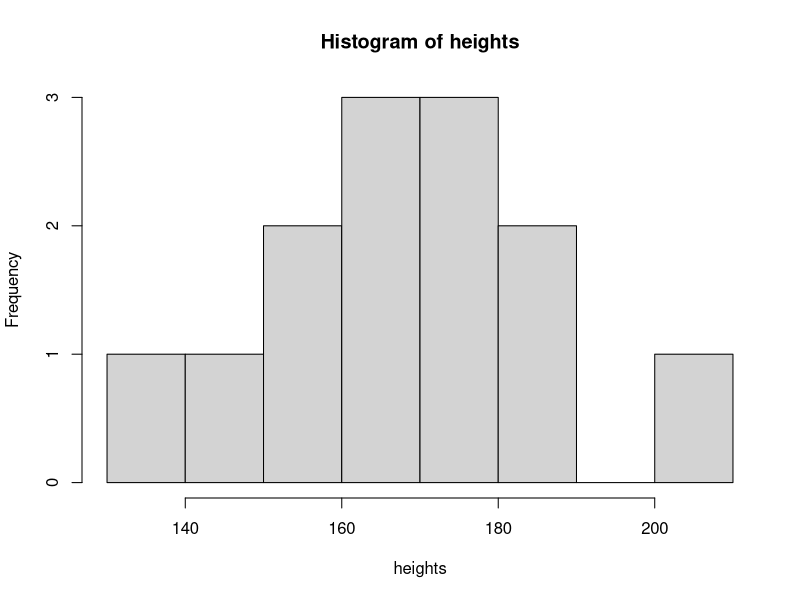
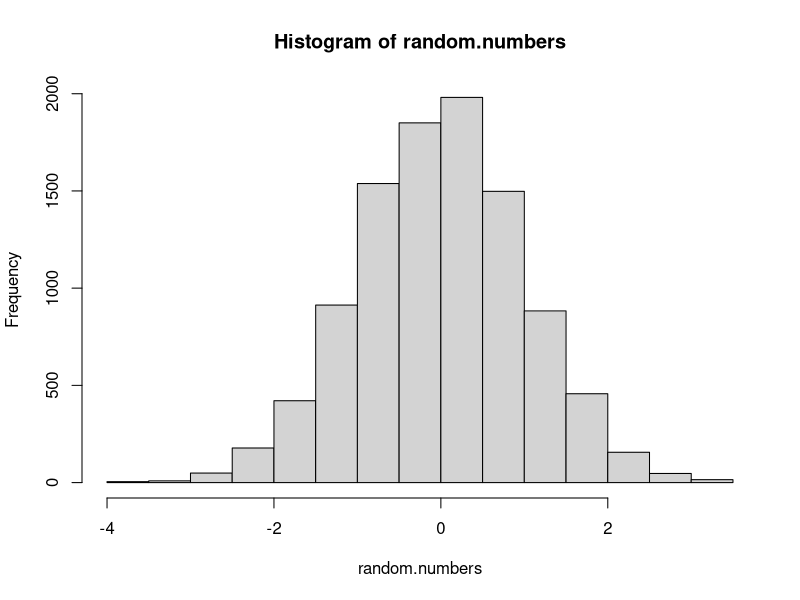

Reproduce these figures in R, in order. (Note: this script raises an error after producing the figures.)
## ---- chunk 1
# ignore all this for the moment; it will be explained below
knitr::opts_chunk$set(echo = TRUE, collapse=TRUE, cache=TRUE)
## ---- chunk 2
head(mtcars)
## ---- chunk 3
meaning.of.life <- 42
## ---- chunk 4
meaning.of.life <- 42
meaning.of.life
## ---- chunk 5
one.score <- 20
four.score.years.and.ten <- one.score * 4 + 10
print(four.score.years.and.ten)
## ---- chunk 6
# this is a vector of heights, in cm
heights <- c(203, 148, 156, 158, 167, 162, 172, 164, 172, 187, 134, 182, 175)
heights
## ---- chunk 7
names <- c("Ben", "Joe", "Sue", "Rosa")
names
## ---- chunk 8
my.vector <- c(10, 20, 30, 40)
## ---- chunk 9
my.vector
## ---- chunk 10
my.vector[1]
## ---- chunk 11
elements.to.grab <- c(4, 5)
heights[elements.to.grab]
## ---- chunk 12
first.two.elements <- heights[c(1, 2)]
first.two.elements
## ---- chunk 13
mean(heights)
## ---- chunk 14
length(heights)
median(heights)
sd(heights)
min(heights)
max(heights)
range(heights)
IQR(heights)
## ---- chunk 15
height.quantiles <- quantile(heights)
height.quantiles
## ---- chunk 16
# grab the third element
height.quantiles[3]

# assign the first element to a variable
min.height <- height.quantiles[1]
min.height
## ---- chunk 17
hist(heights)
## ---- chunk 18
# these are the raw values
heights

# takes the sqrt of each value and returns a vector of all the square roots
sqrt(heights)
## ---- chunk 19
heights / 100
## ---- chunk 20
paste("Once", "upon", "a", "time")
## ---- chunk 21
bottles <- c(100, 99, 98, "...")
paste(bottles, "green bottles hanging on the wall")
## ---- chunk 22
1:10
## ---- chunk 23
# make a sequence, specifying the interval between them
seq(from=0.1, to=2, by=.1)
## ---- chunk 24
# 10 uniformly distributed random numbers between 0 and 1
runif(10)

# 1,000 uniformly distributed random numbers between 1 and 100
my.numbers <- runif(1000, 1, 10)

# 10 random-normal numbers with mean 10 and SD=1
rnorm(10, mean=10)

# 10 random-normal numbers with mean 10 and SD=5
rnorm(10, 10, 5)
## ---- chunk 25
random.numbers <- rnorm(10000)
hist(random.numbers)
## ---- chunk 26
# repeat something N times
rep("Apple pie", 10)
## ---- chunk 27
# repeat a short vector, combining into a single longer vector
rep(c("Custard", "Gravy"), 5)
## ---- chunk 28
# make a sequence and then sort it
countdown <- 100:1
sort(countdown)
## ---- chunk 29
# generate some random data (here, ages in years)
ages <- round(rnorm(10, mean=40, sd=10))

# get the rank order of elements (i.e. what their positions would be if the vector was sorted)
ages
rank(ages, ties.method="first")
## ---- chunk 30
# you could even label the vector of ages if you wanted
labels <- paste("Position:", rank(ages, ties.method="first"))
names(ages) <- labels
ages
## ---- chunk 31
# return the unique values in a vector
unique( rep(1:10, 100) )
## ---- chunk 32
confusing.vector <- c(1, 2, 3, "Wibble")
first.element <- confusing.vector[1]
sqrt(first.element)
## ---- chunk 33
typeof(1:10)
typeof(runif(10))
typeof(c(1, 2, "Wibble"))
## ---- chunk 34
my.list <- list(2, 2, "Wibble")
## ---- chunk 35
my.list[[1]]
## ---- chunk 36
my.list[[1]] * my.list[[2]]
## ---- chunk 37
my.party <- list(number.guests=8, when="Friday", drinks = c("Juice", "Beer", "Whisky"))
## ---- chunk 38
my.party$when
## ---- chunk 39
my.party$drinks[1]
## ---- chunk 40
sqrt(1:10) * 10
## ---- chunk 41
library(ggplot2)
## ---- chunk 42
qplot(mtcars$mpg)
## ---- chunk 43
Hmisc::hist.data.frame(mtcars)
## ---- chunk 44
library(dplyr)

data_frame(
  person = 1:10,
  group = rep(c("A", "B"), 5),
  score = runif(10),
  position = rank(score)
)
## ---- chunk 45
pairs(mtcars)
## ---- chunk 46
mtcars %>% select(mpg, disp, wt) %>% 
  pairs
## ---- chunk 47
lm(mpg ~ wt + disp, data=mtcars)
## ---- chunk 48
m.1 <- lm(mpg ~ wt + disp, data=mtcars)
## ---- chunk 49
summary(m.1)
## ---- chunk 50
m.2 <- lm(mpg ~ vs + am + vs:am, data=mtcars)
anova(m.2)
